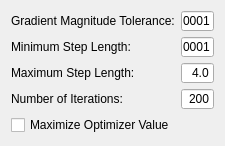
<?xml version="1.0" encoding="UTF-8"?>
<ui version="4.0">
 <class>QmitkVersorTransformOptimizerControls</class>
 <widget class="QWidget" name="QmitkVersorTransformOptimizerControls">
  <property name="geometry">
   <rect>
    <x>0</x>
    <y>0</y>
    <width>225</width>
    <height>146</height>
   </rect>
  </property>
  <property name="windowTitle">
   <string>Form</string>
  </property>
  <layout class="QVBoxLayout" name="verticalLayout">
   <item>
    <layout class="QHBoxLayout" name="_60">
     <item>
      <layout class="QVBoxLayout" name="_61">
       <item>
        <widget class="QLabel" name="textLabel18">
         <property name="font">
          <font>
           <weight>50</weight>
           <bold>false</bold>
          </font>
         </property>
         <property name="text">
          <string>Gradient Magnitude Tolerance:</string>
         </property>
         <property name="wordWrap">
          <bool>false</bool>
         </property>
        </widget>
       </item>
       <item>
        <widget class="QLabel" name="textLabel19">
         <property name="font">
          <font>
           <weight>50</weight>
           <bold>false</bold>
          </font>
         </property>
         <property name="text">
          <string>Minimum Step Length:</string>
         </property>
         <property name="wordWrap">
          <bool>false</bool>
         </property>
        </widget>
       </item>
       <item>
        <widget class="QLabel" name="textLabel20">
         <property name="font">
          <font>
           <weight>50</weight>
           <bold>false</bold>
          </font>
         </property>
         <property name="text">
          <string>Maximum Step Length:</string>
         </property>
         <property name="wordWrap">
          <bool>false</bool>
         </property>
        </widget>
       </item>
       <item>
        <widget class="QLabel" name="textLabel21">
         <property name="font">
          <font>
           <weight>50</weight>
           <bold>false</bold>
          </font>
         </property>
         <property name="text">
          <string>Number of Iterations:</string>
         </property>
         <property name="wordWrap">
          <bool>false</bool>
         </property>
        </widget>
       </item>
      </layout>
     </item>
     <item>
      <layout class="QVBoxLayout" name="_62">
       <item>
        <widget class="QLineEdit" name="m_GradientMagnitudeToleranceVersorTransform">
         <property name="minimumSize">
          <size>
           <width>0</width>
           <height>20</height>
          </size>
         </property>
         <property name="font">
          <font>
           <weight>50</weight>
           <bold>false</bold>
          </font>
         </property>
         <property name="text">
          <string>0.0001</string>
         </property>
         <property name="alignment">
          <set>Qt::AlignRight</set>
         </property>
        </widget>
       </item>
       <item>
        <widget class="QLineEdit" name="m_MinimumStepLengthVersorTransform">
         <property name="minimumSize">
          <size>
           <width>0</width>
           <height>20</height>
          </size>
         </property>
         <property name="font">
          <font>
           <weight>50</weight>
           <bold>false</bold>
          </font>
         </property>
         <property name="text">
          <string>0.0001</string>
         </property>
         <property name="alignment">
          <set>Qt::AlignRight</set>
         </property>
        </widget>
       </item>
       <item>
        <widget class="QLineEdit" name="m_MaximumStepLengthVersorTransform">
         <property name="minimumSize">
          <size>
           <width>0</width>
           <height>20</height>
          </size>
         </property>
         <property name="font">
          <font>
           <weight>50</weight>
           <bold>false</bold>
          </font>
         </property>
         <property name="text">
          <string>4.0</string>
         </property>
         <property name="alignment">
          <set>Qt::AlignRight</set>
         </property>
        </widget>
       </item>
       <item>
        <widget class="QLineEdit" name="m_IterationsVersorTransform">
         <property name="minimumSize">
          <size>
           <width>0</width>
           <height>20</height>
          </size>
         </property>
         <property name="font">
          <font>
           <weight>50</weight>
           <bold>false</bold>
          </font>
         </property>
         <property name="text">
          <string>200</string>
         </property>
         <property name="alignment">
          <set>Qt::AlignRight</set>
         </property>
        </widget>
       </item>
      </layout>
     </item>
    </layout>
   </item>
   <item>
    <widget class="QCheckBox" name="m_Maximize">
     <property name="enabled">
      <bool>true</bool>
     </property>
     <property name="minimumSize">
      <size>
       <width>0</width>
       <height>20</height>
      </size>
     </property>
     <property name="font">
      <font>
       <weight>50</weight>
       <bold>false</bold>
      </font>
     </property>
     <property name="text">
      <string>Maximize Optimizer Value</string>
     </property>
    </widget>
   </item>
  </layout>
 </widget>
 <resources/>
 <connections/>
</ui>
